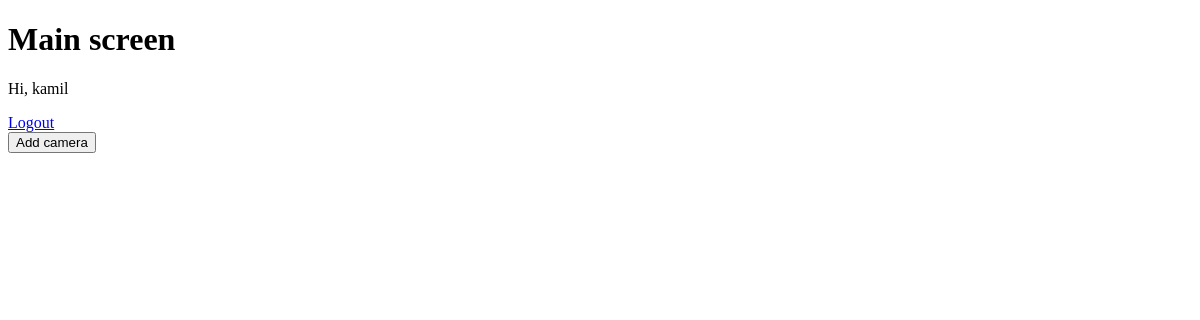
The page / (signed in) on the database as committed earlier.
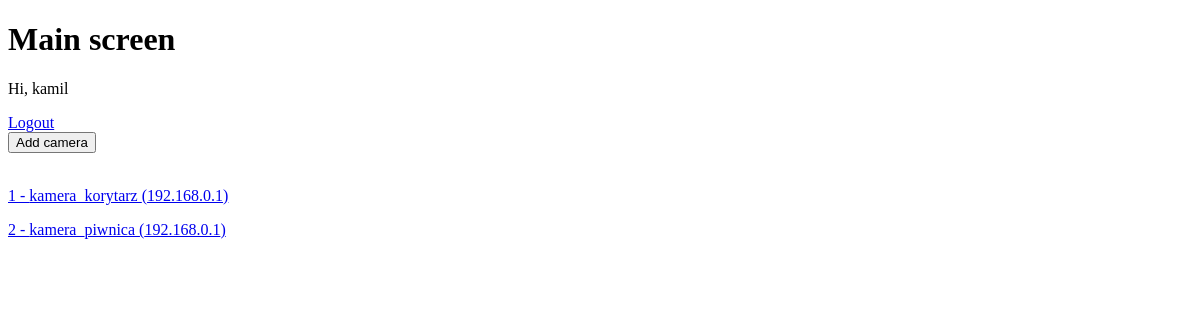
The same page on the database as committed later.
### main_screen/models.py (models this page shows)
class Camera(models.Model):
    name = models.CharField(max_length=30)
    ip = models.GenericIPAddressField(protocol="IPv4")
    codec = models.CharField(max_length=4, choices=CODECS)
    user = models.CharField(max_length=100)
    password = models.CharField(max_length=100)
    substream = models.BooleanField(default=False)

### main_screen/views.py (the view)
# urls.py: path('', main_screen_view, name='main-screen'),
@login_required(login_url='login')
def main_screen_view(request):
    camera_objects = Camera.objects.all()
    context = {
        "camera_objects": camera_objects
    }
    return render(request, "main_screen/main_screen.html", context=context)

### main_screen/templates/main_screen/main_screen.html (shortened to what this page needs)
<!DOCTYPE html>
<html lang="en">
<head>
</head>
<body>
    <h1>Main screen</h1>
    <p>Hi, {{ request.user }}</p>
    <a href="{% url 'logout' %}">Logout</a>
    <form action="{% url 'add-camera' %}">
        <input type="submit" value="Add camera" />
    </form>
    <br>
    {% for camera in camera_objects %}
        <p><a href="{% url 'camera-details' camera.id %}">{{ camera.id }} - {{ camera.name }} ({{ camera.ip }})</a></p>
    {% endfor %}
</body>
</html>

Rows that differ between the two databases and show on the page:
added Camera: id "1", name "kamera_korytarz", ip "192.168.0.1"
added Camera: id "2", name "kamera_piwnica", ip "192.168.0.1"
